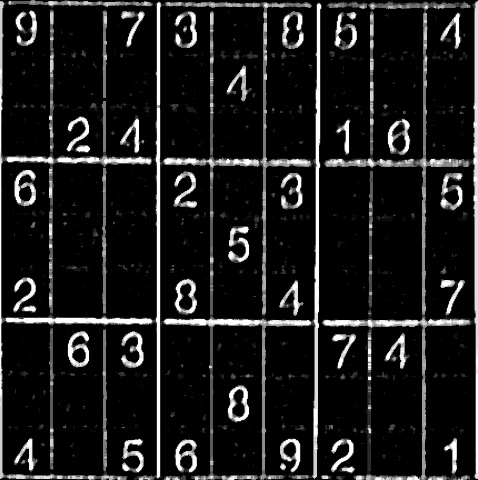
#> input picture ComputerVision-Opencv/images/numbers.jpg, 478 x 480 px
$ jupyter execute --allow-errors 'Image Thresholding.ipynb'
#> lines starting #> are read from the running program, lines starting #| are printed output that depends on the picture; after the words box and inside, x2 and y2 are one past the last pixel; in counts of white or black regions, pixels touching at a corner belong together
# Image Thresholding
Thresholding in image processing means to update the color value of a pixel to either white or black according to a threshold value. If the pixel value is greater than the threshold value, then set the pixel to WHITE, otherwise set it to BLACK. There are variations to thresholding as well. One of them is inverse thresholding, where we flip greater than to lesser than and everything else remains the same.

Thresholding is a simple, yet effective method for image partitioning into a foreground and background. The objective of image segmentation is to modify the representation of an image into another representation that is easier to process. For example, image segmentation is commonly used to extract objects from the background based on some properties of the object (for example, color, edges, or histogram). The simplest thresholding methods replace each pixel in the source image with a black pixel if the pixel intensity is less than some predefined constant (the threshold value), or a white pixel, if the pixel intensity is greater than the threshold value.

[cell 1]
import cv2
import matplotlib.pyplot as plt
import numpy as np

[cell 2]
def displayImage(imageList,cmap=None):
    plt.figure(figsize=(15,10))
    i = 0
    for item in imageList:
        plt.subplot(2, 4, i+1)
        plt.imshow(item['image'],cmap)
        i += 1
        plt.axis('off')
        plt.title(item['name'],fontsize = 12,color='green')
    plt.tight_layout()
    plt.show()

[cell 3]
img = cv2.imread('images/black-white-shade.png')
#> (the rest of this cell did not finish here and is left out)

Here, thresh1 is the thresholded image, which is a black and white image. Pixels with an intensity of less than 50 will be black, and pixels with an intensity greater than 50 will be white.

Another example can be seen in the following code, where thresh5 corresponds to the thresholded image:
In this case, pixels with an intensity of less than 200 will be black, and pixels with an intensity greater than 200 will be white

## Simple Thresholding:
In order to perform simple thresholding, OpenCV provides the cv2.threshold() function that was briefly introduced in the previous section. The signature for this method is as follows:
cv2.threshold(src, thresh, maxval, type, dst None)  retval, dst

The cv2.threshold() function applies a fixed level thresholding to the src input array (multiple channel, 8 bit or 32 bit floating point). The fixed level is adjusted by the thresh parameter, which sets the threshold value. The type parameter sets the thresholding type,
Additionally, the maxval parameter sets the maximum value to use only with the cv2.THRESH BINARY and cv2.THRESH BINARY INV thresholding types. Finally, the input image should be single channel only in the cv2.THRESH OTSU and cv2.THRESH TRIANGLE thresholding types.

Here, the matter is straight forward. If pixel value is greater than a threshold value, it is assigned one value (may be white), else it is assigned another value (may be black). The function used is cv2.threshold. First argument is the source image, which should be a grayscale image. Second argument is the threshold value which is used to classify the pixel values. Third argument is the maxVal which represents the value to be given if pixel value is more than (sometimes less than) the threshold value. OpenCV provides different styles of thresholding and it is decided by the fourth parameter of the function. Different Thresholding types are:
cv2.THRESH_BINARY
cv2.THRESH_BINARY_INV
cv2.THRESH_TRUNC
cv2.THRESH_TOZERO
cv2.THRESH_TOZERO_INV

[cell 4]
## Simple Thres holding Real Example
def calendarImage():
    img = cv2.imread('images/numbers.jpg')
#> img is the input picture: shape (480, 478, 3); min 0, max 255, mean 28.3
    grayImage = cv2.cvtColor(img, cv2.COLOR_BGR2GRAY)
    rgb_img = cv2.cvtColor(img, cv2.COLOR_BGR2RGB)
    ret,thresh1 = cv2.threshold(grayImage,150,255,cv2.THRESH_BINARY)
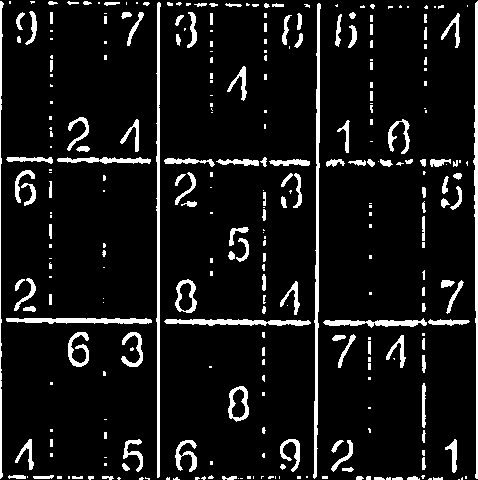
#> thresh1: shape (480, 478); 8.8% white; 299 white regions (156 under 20 px), largest, box (x1, y1, x2, y2) and area: (313, 3, 321, 479) 1574, (156, 2, 161, 478) 1448, (473, 1, 478, 479) 1337
    ret,thresh2 = cv2.threshold(grayImage,150,255,cv2.THRESH_BINARY_INV)
    ret,thresh3 = cv2.threshold(grayImage,200,255,cv2.THRESH_TRUNC)
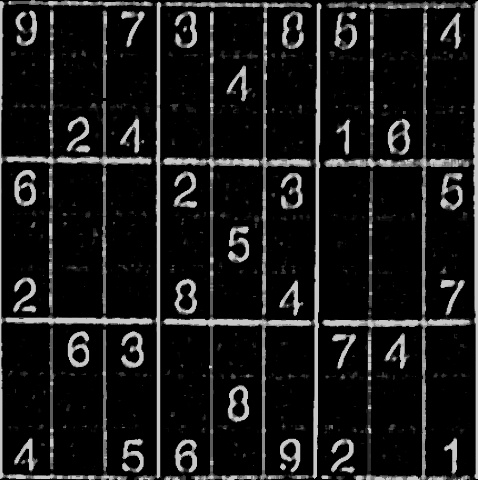
#> thresh3: shape (480, 478); min 0, max 200, mean 25.7
    ret,thresh4 = cv2.threshold(grayImage,127,255,cv2.THRESH_TOZERO)
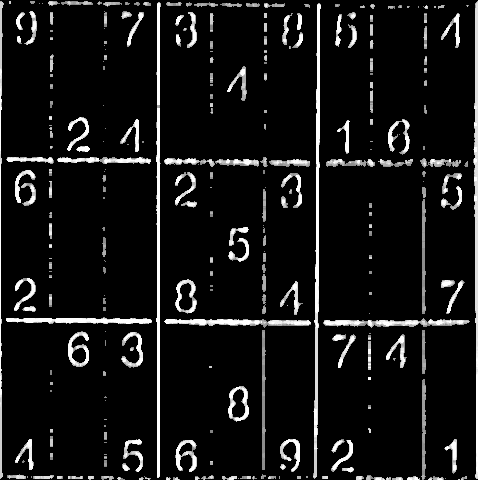
#> thresh4: shape (480, 478); min 0, max 255, mean 21.2
    ret,thresh5 = cv2.threshold(grayImage,200,255,cv2.THRESH_TOZERO_INV)
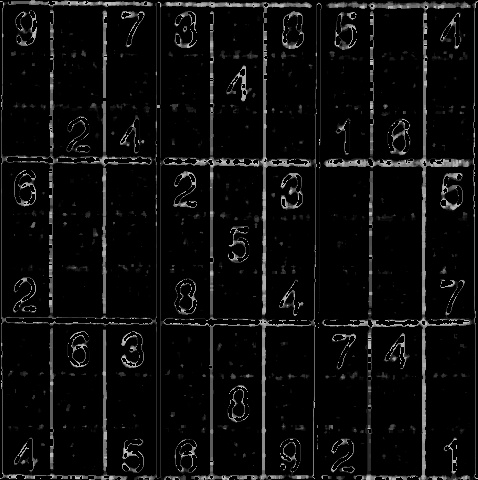
#> thresh5: shape (480, 478); min 0, max 200, mean 12.9
    displayImage([
        {'name':'Original Image','image':rgb_img},
       {'name':'THRESH_BINARY','image':thresh1},
        {'name':'BINARY Inverse','image':thresh2},
       {'name':'Trunc','image':thresh3},
        {'name':'THRESH_TOZERO','image':thresh4},
       {'name':'THRESH_TOZERO_INV','image':thresh5},
                 ],cmap = 'gray')
calendarImage()

# Adaptive Thresholding
In the previous section, we used a global value as threshold value. But it may not be good in all the conditions where image has different lighting conditions in different areas. In that case, we go for adaptive thresholding. In this, the algorithm calculate the threshold for a small regions of the image.
So we get different thresholds for different regions of the same image and it gives us better results for images with varying illumination.
In OpenCV, the adaptive thresholding is performed by the cv2.adapativeThreshold() function. The signature for this method is as follows:

adaptiveThreshold(src, maxValue, adaptiveMethod, thresholdType, blockSize, C , dst )

This function applies an adaptive threshold to the src array (8 bit single channel image). The maxValue parameter sets the value for the pixels in the dst image for which the condition is satisfied. The adaptiveMethod parameter sets the adaptive thresholding algorithm to use:

    cv2.ADAPTIVE THRESH MEAN C: The T(x, y) threshold value is calculated as the mean of the blockSize x blockSize neighborhood  of (x, y) minus the C parameter .

    cv2.ADAPTIVE THRESH GAUSSIAN C: The T(x, y) threshold value is calculated as the weighted sum of the blockSize x blockSize neighborhood of (x, y) minus the C parameter .

The blockSize parameter sets the size of the neighborhood area used to calculate a threshold value for the pixel, and it can take the values 3, 5, 7,... and so forth.
The C parameter is just a constant subtracted from the means or weighted means (depending on the adaptive method set by the adaptiveMethod parameter). Commonly, this value is positive, but it can be zero or negative. Finally, the thresholdType  parameter sets the cv2.THRESH BINARY or cv2.THRESH BINARY INV thresholding types.

[cell 5]
## Adaptive Thres holding Real Example
def adaptiveThresholding():
    img = cv2.imread('images/numbers.jpg')
    grayImage = cv2.cvtColor(img, cv2.COLOR_BGR2GRAY)
    rgb_img = cv2.cvtColor(img, cv2.COLOR_BGR2RGB)
    ret,thresh1 = cv2.threshold(grayImage,150,255,cv2.THRESH_BINARY)
    thresh2 = cv2.adaptiveThreshold(grayImage,255,cv2.ADAPTIVE_THRESH_MEAN_C,cv2.THRESH_BINARY,11,2)
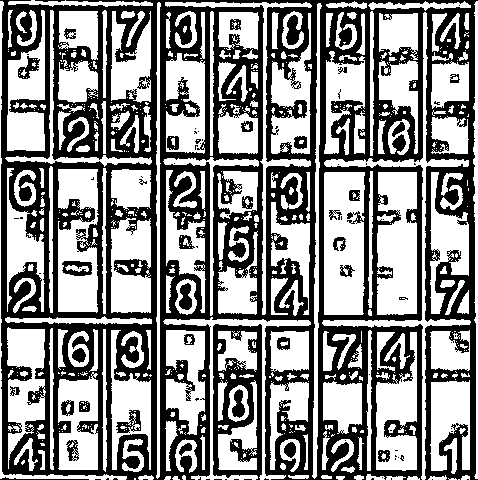
#> thresh2: shape (480, 478); 53.5% white; 94 black regions (60 under 20 px), largest, box (x1, y1, x2, y2) and area: (0, 0, 478, 480) 98666, (213, 324, 262, 480) 3825, (62, 261, 92, 276) 292
    thresh3 = cv2.adaptiveThreshold(grayImage,255,cv2.ADAPTIVE_THRESH_GAUSSIAN_C,cv2.THRESH_BINARY,11,2)
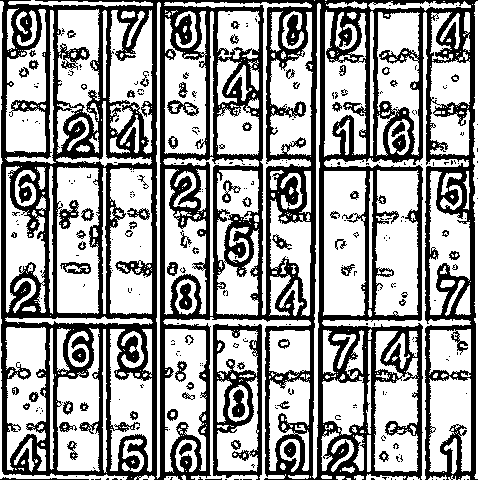
#> thresh3: shape (480, 478); 61.2% white; 298 black regions (224 under 20 px), largest, box (x1, y1, x2, y2) and area: (0, 0, 478, 480) 80246, (213, 324, 262, 480) 2992, (59, 200, 79, 229) 264
    displayImage(
        [
        {'name':'Original Image','image':rgb_img},
       {'name':'THRESH_BINARY','image':thresh1},
        {'name':'ADAPTIVE_THRESH_MEAN_C','image':thresh2},
             {'name':'ADAPTIVE_THRESH_GAUSSIAN_C','image':thresh3},
                 ],
        cmap = 'gray')

adaptiveThresholding()

## Otsu's thresholding algorithm
As we saw in previous sections, the simple thresholding algorithm applies an arbitrary global threshold value. In this case, what we need to do is experiment with different thresholding values and look at the thresholded images in order to see if the result satisfies our necessities. However, this approach can be very tedious.

One solution is to use the adaptive thresholding that OpenCV provides by means of the cv2.adapativeThreshold() function. When applying adaptive thresholding in OpenCV, there is no need to set a thresholding value, which is a good thing.
However, two parameters should be established correctly: the blockSize parameter and the C parameter. Another approach is to use Otsu's binarization algorithm, which is a good approach when dealing with bimodal images. A bimodal image can be characterized by its histogram containing two peaks. Otsu's algorithm automatically calculates the optimal threshold value that separates both peaks by maximizing the variance between two classes of pixels. Equivalently, the optimal threshold value minimizes the intra class variance. Otsu's binarization algorithm is a statistical method, because it relies on statistical information derived from the histogram (for example, mean, variance, or entropy). In order to compute Otsu's binarization in OpenCV, we make use of the cv2.threshold() function as follows:
 ret, th   cv2.threshold(gray image, 0, 255, cv2.THRESH BINARY   cv2.THRESH OTSU)

 In this case, there is no need to set a threshold value because Otsu's binarization algorithm calculates the optimal threshold value, that is why thresh   0. The cv2.THRESH OTSU flag indicates that Otsu's algorithm will be applied. Additionally, in this case, this flag is combined with cv2.THRESH BINARY. In fact, it can be combined with cv2.THRESH BINARY, cv2.THRESH BINARY INV, cv2.THRESH TRUNC, cv2.THRESH TOZERO, and cv2.THRESH TOZERO INV. This function returns the thresholded image, th, and the thresholded value, ret.

[cell 6]
img = cv2.imread('noisy2.png',0)
# global thresholding
# ret1,th1 = cv2.threshold(img,127,255,cv2.THRESH_BINARY)
# # Otsu's thresholding
# ret2,th2 = cv2.threshold(img,0,255,cv2.THRESH_BINARY+cv2.THRESH_OTSU)
# # Otsu's thresholding after Gaussian filtering
# blur = cv2.GaussianBlur(img,(5,5),0)
# ret3,th3 = cv2.threshold(blur,0,255,cv2.THRESH_BINARY+cv2.THRESH_OTSU)


def otsuThresholding():
    img = cv2.imread('images/numbers.jpg')
    grayImage = cv2.cvtColor(img, cv2.COLOR_BGR2GRAY)
    rgb_img = cv2.cvtColor(img, cv2.COLOR_BGR2RGB)

    ret,thresh1 = cv2.threshold(grayImage,127,255,cv2.THRESH_BINARY)
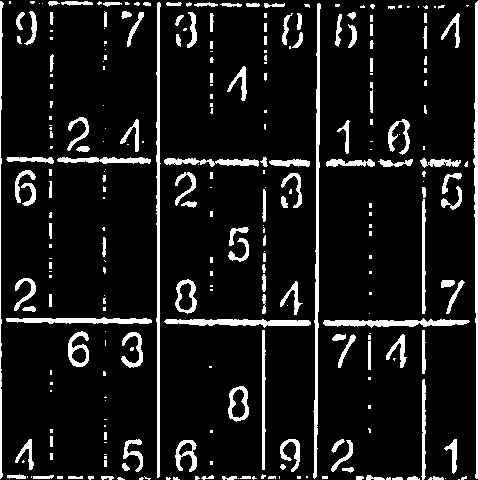
#> thresh1: shape (480, 478); 10% white; 283 white regions (150 under 20 px), largest, box (x1, y1, x2, y2) and area: (313, 3, 321, 479) 1585, (156, 2, 161, 478) 1469, (473, 1, 478, 479) 1353
    # Otsu's thresholding
    ret2,thresh2 = cv2.threshold(grayImage,0,255,cv2.THRESH_BINARY+cv2.THRESH_OTSU)
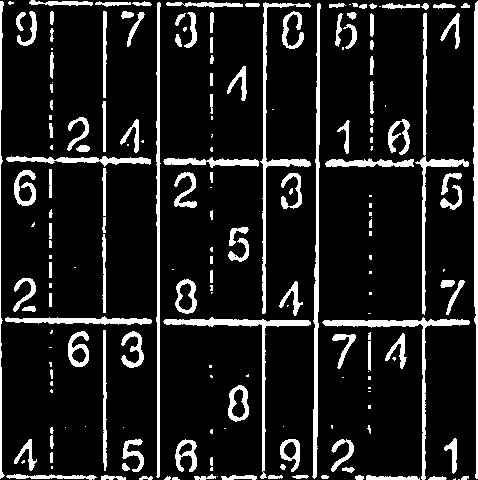
#> thresh2: shape (480, 478); 12.6% white; 193 white regions (69 under 20 px), largest, box (x1, y1, x2, y2) and area: (312, 3, 321, 479) 1791, (473, 1, 478, 479) 1604, (156, 2, 161, 478) 1481
#> ret2 = 98
    blur = cv2.GaussianBlur(grayImage,(5,5),0)
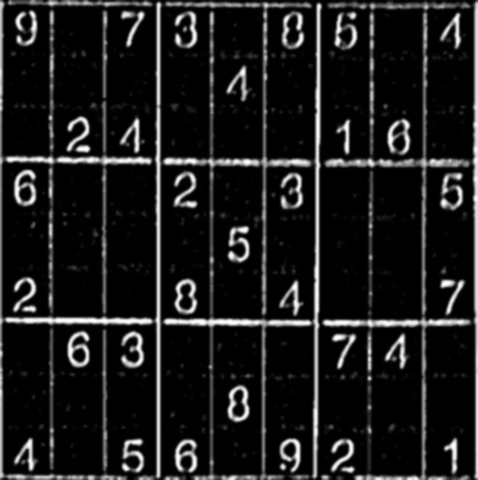
#> blur: shape (480, 478); min 0, max 255, mean 28.3
    ret3,thresh3 = cv2.threshold(blur,0,255,cv2.THRESH_BINARY+cv2.THRESH_OTSU)
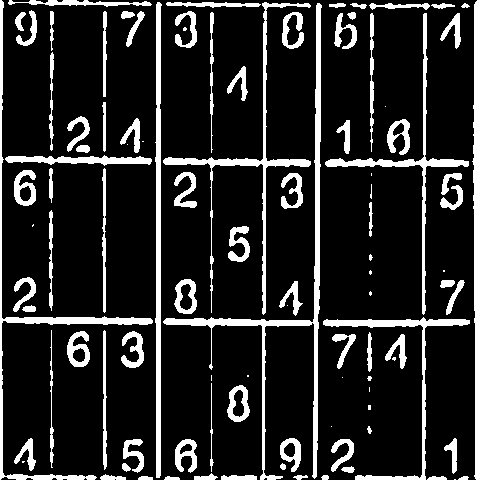
#> thresh3: shape (480, 478); 14.9% white; 102 white regions (22 under 20 px), largest, box (x1, y1, x2, y2) and area: (163, 3, 322, 480) 3922, (0, 0, 153, 480) 2572, (163, 2, 311, 315) 2390
#> ret3 = 79
    displayImage(
        [
        {'name':'Original Image','image':rgb_img},
       {'name':'THRESH_BINARY','image':thresh1},
        {'name':'THRESH_OTSU','image':thresh2},
             {'name':'THRESH_OTSU2','image':thresh3},
                 ],
        cmap = 'gray')

otsuThresholding()
